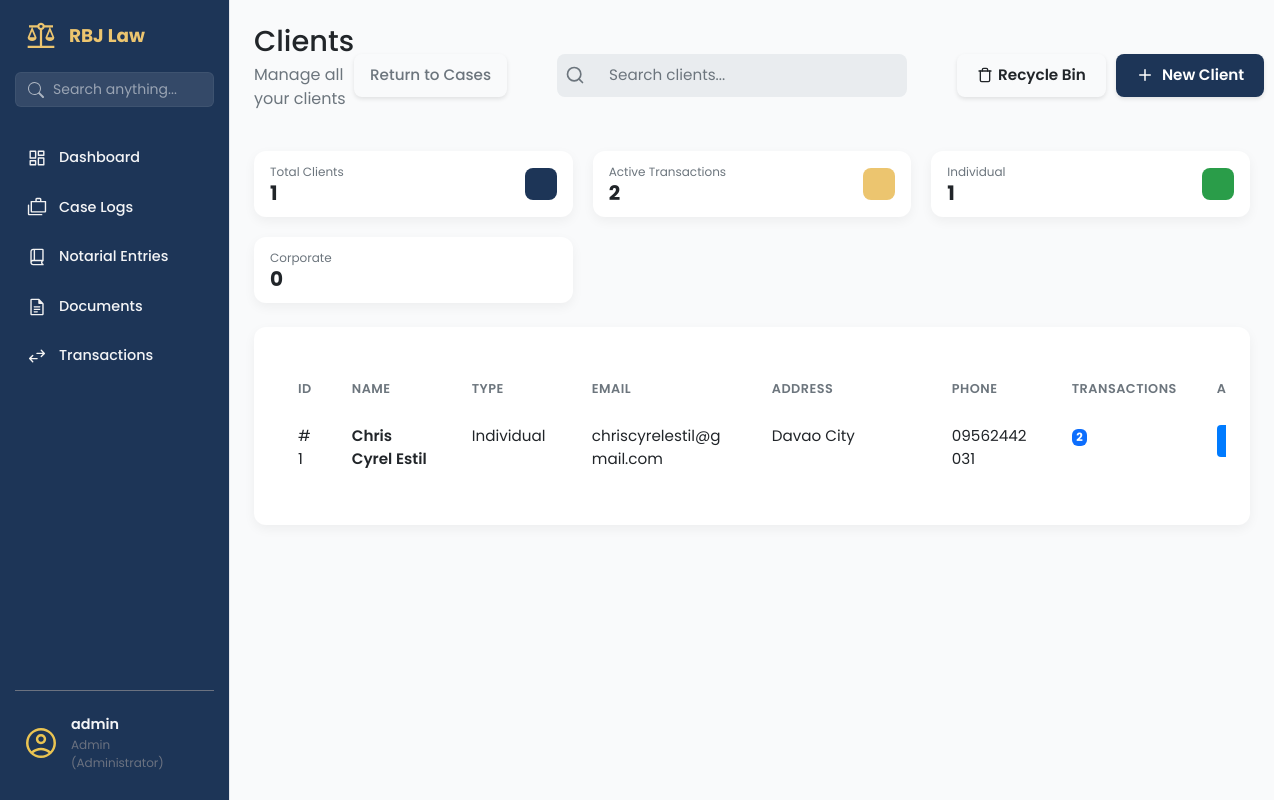
The app's page /clients/ (signed in), older data.
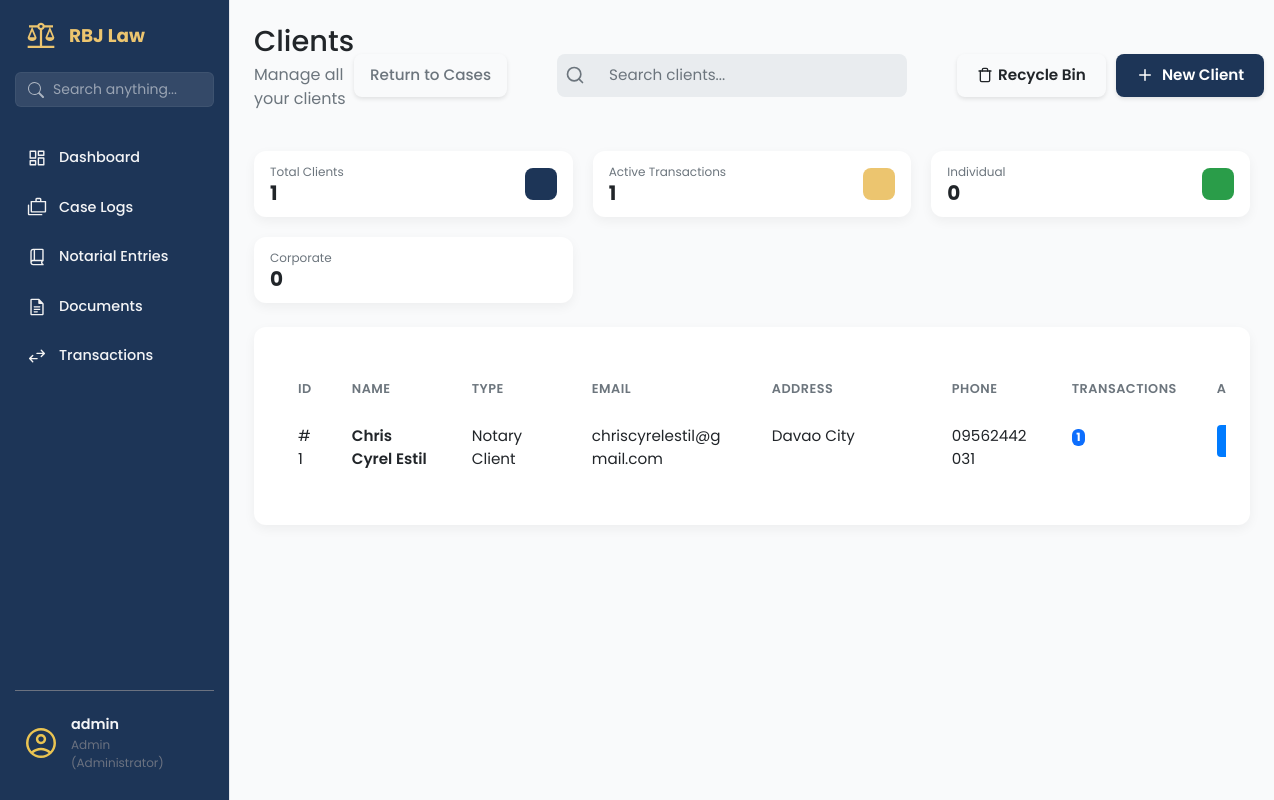
The same page, newer data.
### app/models/client_mdl.py (models this page shows, shortened)
class Client(db.Model):
    __tablename__ = 'clients'
    id = db.Column(db.Integer, primary_key=True)
    client_first_name = db.Column(db.String(100), nullable=False)
    client_last_name = db.Column(db.String(100), nullable=False)
    client_address = db.Column(db.String(255), nullable=False)
    client_email = db.Column(db.String(120), nullable=False, unique=True)
    client_phone = db.Column(db.String(50))
    client_role = db.Column(db.String(50))
    notes = db.Column(db.Text)
    is_active = db.Column(db.Boolean, default=True, nullable=False)
    deleted_at = db.Column(db.DateTime, nullable=True)
    @property
    def full_name(self):
        return f"{self.client_first_name} {self.client_last_name}"

### app/routes/clients_routes.py (the view)
@clients_bp.route('/')
@login_required
def clients_page():
    clients = Client.query.filter_by(is_active=True).all()
    return render_template('clients_page.html', clients=clients)

### app/templates/clients_page.html (shortened to what the changed rows need)
{% extends "base.html" %}
{% block content %}
<main class="dashboard-content">
    <header class="dashboard-header">
        <div>
            <h1>Clients </h1>
        </div>
    </header>
    <section class="dashboard-cards">
        <div class="data-card data-card--sm">
            <div class="data-card__info">
                <span class="data-card__title">Active Transactions</span>
                <span class="data-card__value">
                    {% set total_transactions = [] %}
                    {{ total_transactions|length }}
                </span>
            </div>
        </div>
        <div class="data-card data-card--sm">
            <div class="data-card__info">
                <span class="data-card__title">Individual</span>
                <span class="data-card__value">
                    {% set individual_count = [] %}
                    {{ individual_count|length }}
                </span>
            </div>
        </div>
                    {% set corporate_count = [] %}
    </section>
    <section class="dashboard-panels-bottom dashboard-panels-bottom--single">
        <div class="panel-card" style="width: 100%;">
            <div class="table-wrapper panel-card__body">
                <table class="table client-table">
                    <colgroup>
                    </colgroup>
                    <thead>
                        <tr>
                            <th data-sort-key="id">ID</th>
                            <th data-sort-key="name">Name</th>
                            <th data-sort-key="type">Type</th>
                            <th data-sort-key="email">Email</th>
                            <th data-sort-key="address">Address</th>
                            <th data-sort-key="phone">Phone</th>
                            <th data-sort-key="transactions">Transactions</th>
                            <th>Actions</th>
                        </tr>
                    </thead>
                    <tbody>
                        {% for client in clients %}
                        <tr>
                            <td>#{{ client.id }}</td>
                            <td>
                                <a href="#" class="table-link">{{ client.full_name }}</a>
                            </td>
                            <td>{{ client.client_role or 'Individual' }}</td>
                            <td>{{ client.client_email }}</td>
                            <td class="address-cell">
                                <span class="address-text" title="{{ client.client_address }}">
                                    {{ client.client_address }}
                                </span>
                            </td>
                            <td>{{ client.client_phone or 'N/A' }}</td>
                            <td>
                                <span class="badge bg-primary">{{ client.transaction_items|length }}</span>
                            </td>
                            <td>
                                <div class="action-buttons" style="justify-content: start;">
                                    <a href="{{ url_for('case.create_case') }}" class="btn-action btn-action--primary"
                                        title="New Case">
                                    </a>
                                </div>
                            </td>
                        </tr>
                        {% endfor %}
                    </tbody>
                </table>
            </div>
        </div>
    </section>
</main>
{% endblock content %}

Row changes from the older to the newer data that the page shows:
changed Client "Chris Cyrel Estil": client_role "Individual" → "Notary Client"; transaction_items|length "2" → "1"
Text that changed along with them:
{{ total_transactions|length }}: "2" → "1"
{{ individual_count|length }}: "1" → "0"
